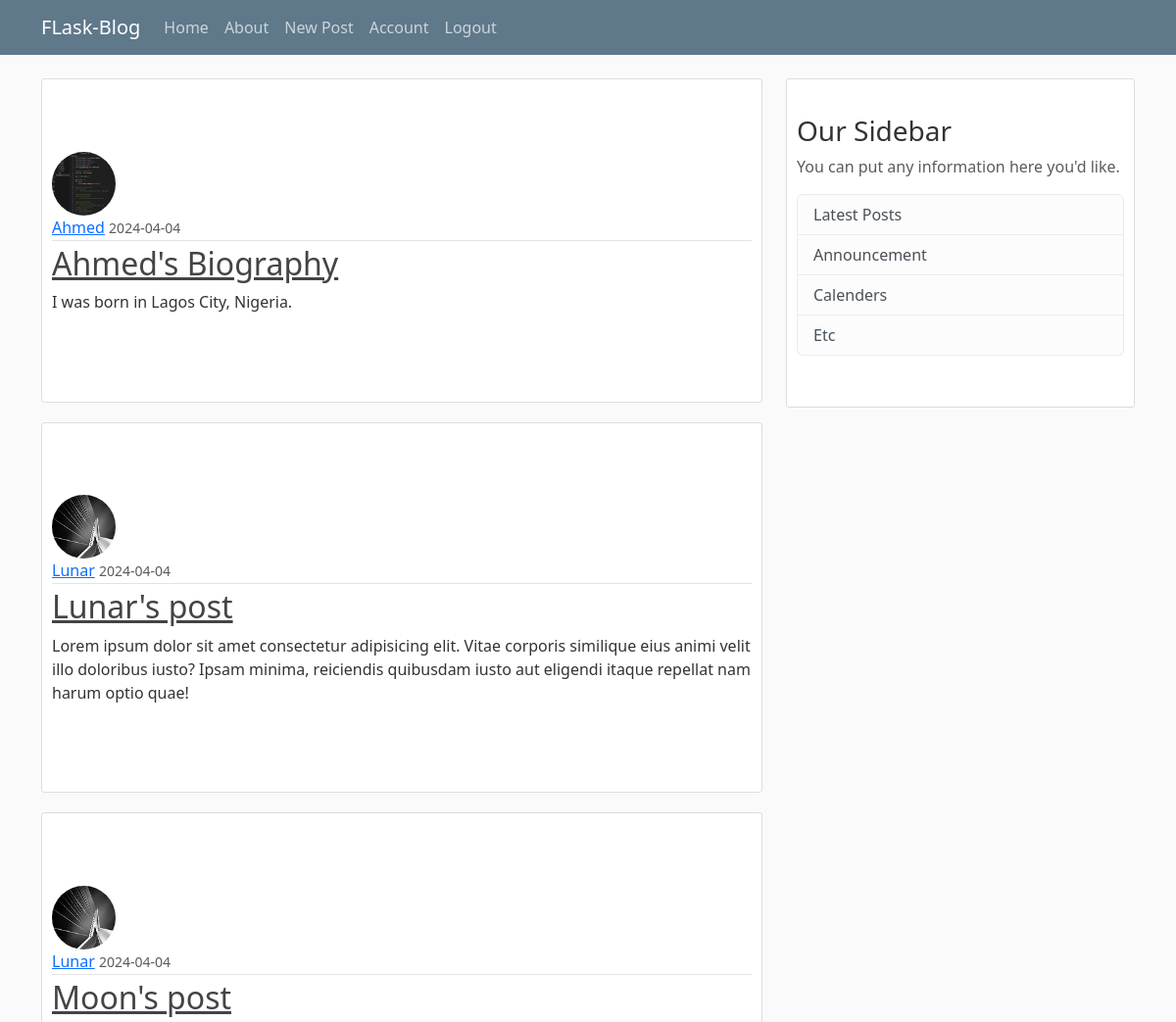
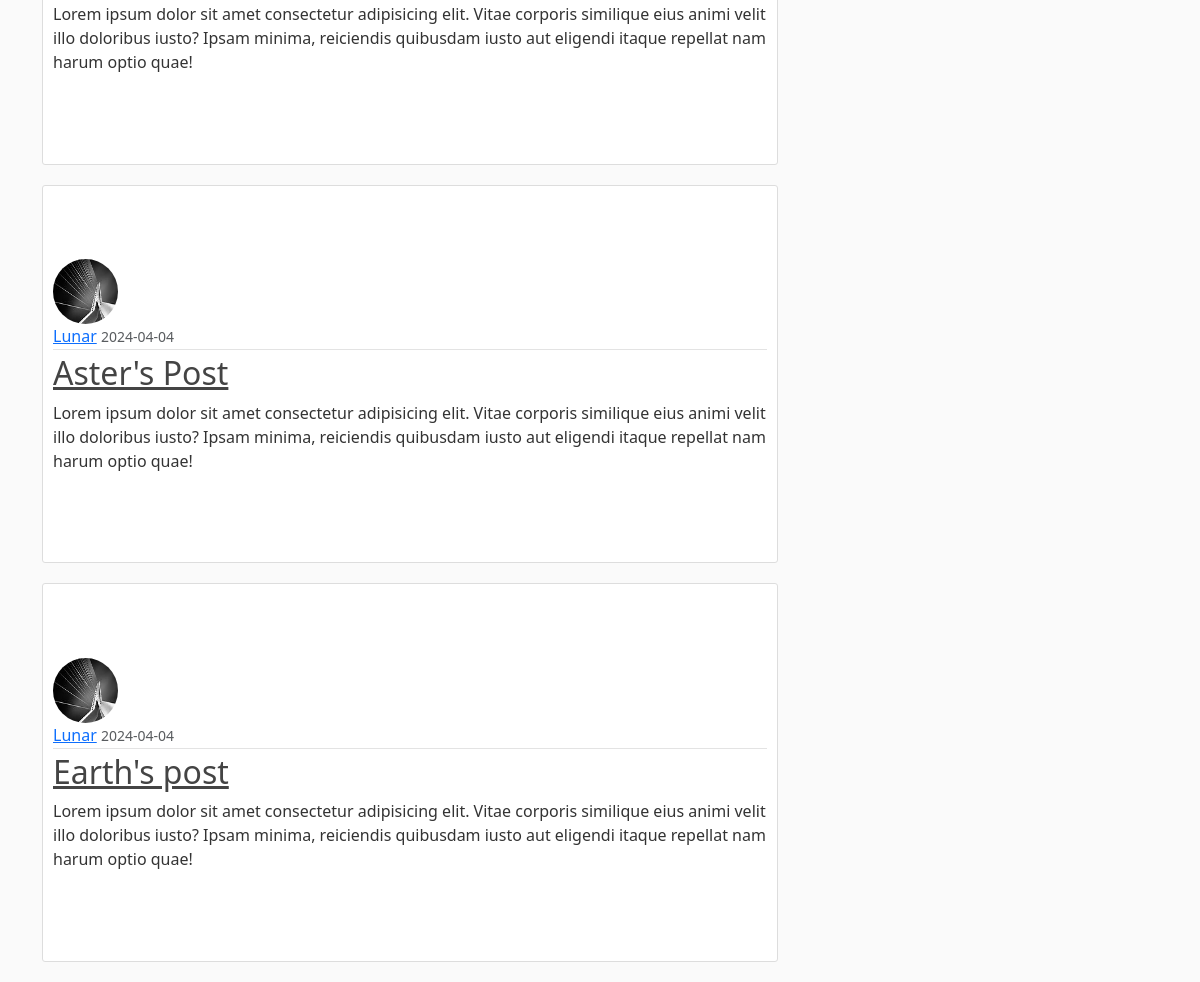
The app's page /home (signed in) with its own data (2 pictures, top to bottom).
### flaskblog/models.py (models this page shows, shortened)
class Post(db.Model):
    id =  db.Column(db.Integer, primary_key=True)
    title = db.Column(db.String(100), nullable=False)
    date_posted = db.Column(db.DateTime, nullable=False, default=datetime.utcnow)
    content = db.Column(db.Text, nullable=False)
    user_id = db.Column(db.Integer, db.ForeignKey('user.id'), nullable=False)

class User(db.Model, UserMixin):
    id = db.Column(db.Integer, primary_key = True)
    username = db.Column(db.String(20), unique=True, nullable=False)
    email = db.Column(db.String(120), unique=True, nullable=False)
    image_file = db.Column(db.String(20), nullable=False, default='default.jpg')
    password = db.Column(db.String(60), nullable=False)
    Posts = db.relationship('Post', backref='author',  lazy=True)

### flaskblog/routes.py (the view)
@app.route('/')
@app.route("/home")
def home():
    page = request.args.get('page', 1, type=int)
    posts = Post.query.paginate(page=page, per_page=5)
    return render_template('home.html', posts=posts)

### flaskblog/models.py (called while the page is built)
@login_manager.user_loader
def load_user(user_id):
    return User.query.get(int(user_id))

### flaskblog/templates/home.html
{% extends "layout.html" %}
{% block content%}
    {% for post in posts.items %}
        <article class="media content-section">
            <img class="rounded-circle article-img" src="{{url_for('static', filename='profile_pics/' + post.author.image_file) }}">
            <div class="media-body">
                <div class="article-metadata">
                    <a class="mr-2" href="#">{{ post.author.username }}</a>
                    <small class="text-muted">{{ post.date_posted.strftime('%Y-%m-%d') }}</small>
                </div>
                <h2><a class="article-title" href="{{ url_for('post', post_id=post.id) }}">{{ post.title }}</a></h2>
                <p class="article-content">{{ post.content }}</p>
            </div>
        </article>
    {% endfor %}
{% endblock content %}

### flaskblog/static/main.css (style rules this page uses)
body { background: #fafafa; color: #333333; margin-top: 5rem; }
.content-section { background: #ffffff; padding: 10% 10px; border: 1px solid #dddddd; border-radius: 3px; margin-bottom: 20px; list-style: none; }
.article-title { color: #444444; }
.article-content { white-space: pre-line; }
.article-img { height: 65px; width: 65px; margin-right: 16px; }
.article-metadata { padding-bottom: 1px; margin-bottom: 4px; border-bottom: 1px solid #e3e3e3; }

### records on screen
Post: image_file (picture), author.username "Ahmed", date_posted "2024-04-04", title "Ahmed's Biography", content "I was born in Lagos City, Nigeria."
Post: image_file (placeholder picture), author.username "Lunar", date_posted "2024-04-04", title "Lunar's post", content "Lorem ipsum dolor sit amet consectetur adipisicing elit. Vitae corporis similique eius animi velit illo doloribus iusto? Ipsam minima, reiciendis quibusdam iusto aut eligendi itaque repellat nam harum optio quae!"
Post: image_file (placeholder picture), author.username "Lunar", date_posted "2024-04-04", title "Moon's post", content "Lorem ipsum dolor sit amet consectetur adipisicing elit. Vitae corporis similique eius animi velit illo doloribus iusto? Ipsam minima, reiciendis quibusdam iusto aut eligendi itaque repellat nam harum optio quae!"
Post: image_file (placeholder picture), author.username "Lunar", date_posted "2024-04-04", title "Aster's Post", content "Lorem ipsum dolor sit amet consectetur adipisicing elit. Vitae corporis similique eius animi velit illo doloribus iusto? Ipsam minima, reiciendis quibusdam iusto aut eligendi itaque repellat nam harum optio quae!"
Post: image_file (placeholder picture), author.username "Lunar", date_posted "2024-04-04", title "Earth's post", content "Lorem ipsum dolor sit amet consectetur adipisicing elit. Vitae corporis similique eius animi velit illo doloribus iusto? Ipsam minima, reiciendis quibusdam iusto aut eligendi itaque repellat nam harum optio quae!"
